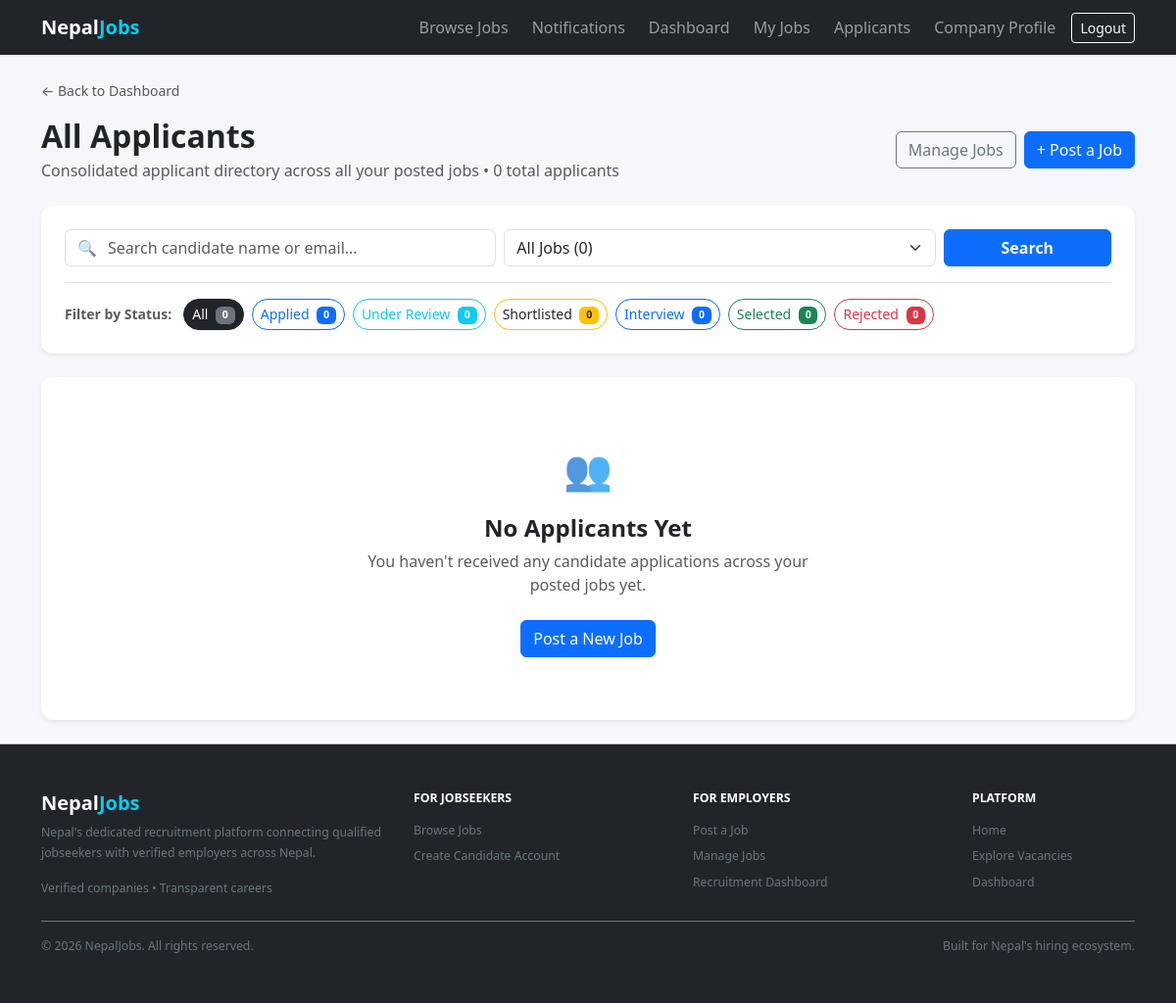
/applications/employer/applicants/ (signed in), run on an earlier commit of the app's database.
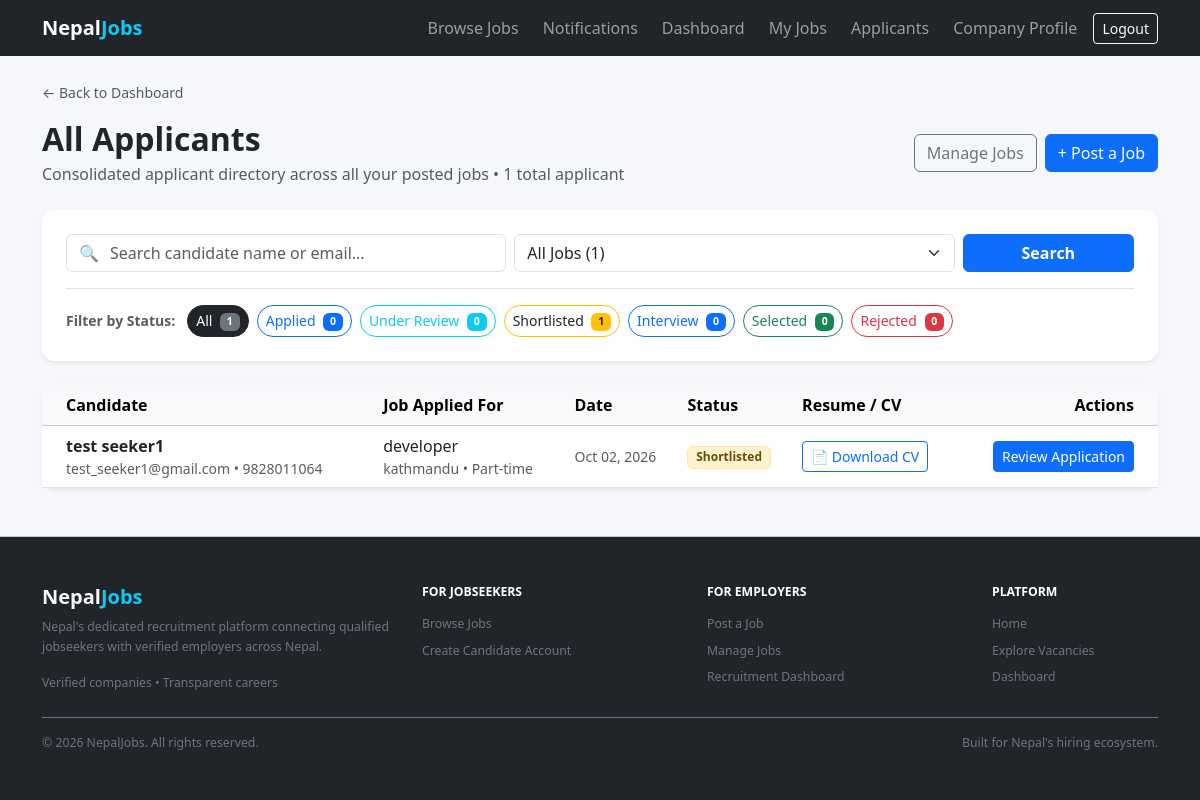
And on a later commit of the database.
### applications/models.py (models this page shows, shortened)
class Application(models.Model):
    class Status(models.TextChoices):
        APPLIED = "applied", "Applied"
        UNDER_REVIEW = "under_review", "Under Review"
        SHORTLISTED = "shortlisted", "Shortlisted"
        INTERVIEW = "interview", "Interview"
        SELECTED = "selected", "Selected"
        REJECTED = "rejected", "Rejected"
    VALID_TRANSITIONS = {
        Status.APPLIED: [
            Status.UNDER_REVIEW,
            Status.REJECTED,
        ],
        Status.UNDER_REVIEW: [
            Status.SHORTLISTED,
            Status.REJECTED,
        ],
        Status.SHORTLISTED: [
            Status.INTERVIEW,
            Status.REJECTED,
        ],
        Status.INTERVIEW: [
            Status.SELECTED,
            Status.REJECTED,
        ],
        Status.SELECTED: [],
        Status.REJECTED: [],
    }
    job = models.ForeignKey(
        "jobs.Job",
        on_delete=models.CASCADE,
        related_name="applications",
    )
    jobseeker = models.ForeignKey(
        "accounts.JobseekerProfile",
        on_delete=models.CASCADE,
        related_name="applications",
    )
    cv = models.ForeignKey(
        "accounts.CV",
        on_delete=models.SET_NULL,
        null=True,
        blank=True,
        related_name="applications",
    )
    cover_letter = models.TextField(blank=True)
    status = models.CharField(
        max_length=20,
        choices=Status.choices,
        default=Status.APPLIED,
        db_index=True,
    )
    created_at = models.DateTimeField(auto_now_add=True)
    updated_at = models.DateTimeField(auto_now=True)
    class Meta:
        ordering = ["-created_at"]
        constraints = [
            models.UniqueConstraint(
                fields=["job", "jobseeker"],
                name="unique_job_application",
            ),
        ]
        indexes = [
            models.Index(fields=["status"]),
            models.Index(fields=["job", "status"]),
            models.Index(fields=["jobseeker", "-created_at"]),
        ]

### accounts/models.py (models this page shows, shortened)
class JobseekerProfile(models.Model):
    user = models.OneToOneField(User, on_delete=models.CASCADE, related_name="jobseeker_profile")
    phone = models.CharField(max_length=20, blank=True)
    location = models.CharField(max_length=100, blank=True)
    summary = models.TextField(blank=True)
    skills = models.ManyToManyField("Skill", blank=True, related_name="jobseekers")

class User(AbstractUser):
    class Role(models.TextChoices):
        JOBSEEKER = "jobseeker", "Jobseeker"
        EMPLOYER = "employer", "Employer"
    email = models.EmailField(unique=True)
    role = models.CharField(max_length=10, choices=Role.choices, default=Role.JOBSEEKER)
    @property
    def is_jobseeker(self):
        return self.role == self.Role.JOBSEEKER
    @property
    def is_employer(self):
        return self.role == self.Role.EMPLOYER

### jobs/models.py (models this page shows, shortened)
class Job(models.Model):
    class EmploymentType(models.TextChoices):
        FULL_TIME = "full_time", "Full-time"
        PART_TIME = "part_time", "Part-time"
        CONTRACT = "contract", "Contract"
        INTERNSHIP = "internship", "Internship"
        FREELANCE = "freelance", "Freelance"
    class Status(models.TextChoices):
        DRAFT = "draft", "Draft"
        PUBLISHED = "published", "Published"
        CLOSED = "closed", "Closed"
    employer = models.ForeignKey(
        "accounts.EmployerProfile",
        on_delete=models.CASCADE,
        related_name="jobs",
    )
    title = models.CharField(max_length=200)
    description = models.TextField()
    responsibilities = models.TextField(blank=True)
    category = models.ForeignKey(
        "jobs.Category",
        on_delete=models.PROTECT,
        related_name="jobs",
    )
    location = models.ForeignKey(
        "jobs.Location",
        on_delete=models.PROTECT,
        related_name="jobs",
    )
    is_remote = models.BooleanField(
        default=False,
        help_text="Check if remote work is permitted for this position.",
    )
    employment_type = models.CharField(
        max_length=20,
        choices=EmploymentType.choices,
        default=EmploymentType.FULL_TIME,
    )
    salary_min = models.PositiveIntegerField(null=True, blank=True)
    salary_max = models.PositiveIntegerField(null=True, blank=True)
    is_salary_negotiable = models.BooleanField(default=False)
    experience_years_min = models.PositiveIntegerField(default=0)
    education_level = models.CharField(
        max_length=20,
        choices=Education.Level.choices,
        blank=True,
    )
    required_skills = models.ManyToManyField(
        "accounts.Skill",
        blank=True,
        related_name="jobs",
    )
    vacancies = models.PositiveIntegerField(
        default=1,
        validators=[MinValueValidator(1)],
    )
    application_deadline = models.DateField()
    status = models.CharField(
        max_length=20,
        choices=Status.choices,
        default=Status.DRAFT,
    )
    created_at = models.DateTimeField(auto_now_add=True)
    updated_at = models.DateTimeField(auto_now=True)
    published_at = models.DateTimeField(null=True, blank=True)
    objects = JobQuerySet.as_manager()
    class Meta:
        ordering = ["-created_at"]
        indexes = [
            models.Index(fields=["status", "application_deadline"]),
            models.Index(fields=["-created_at"]),
            models.Index(fields=["employment_type"]),
        ]

class Location(models.Model):
    name = models.CharField(max_length=100, unique=True)
    slug = models.SlugField(max_length=120, unique=True)
    is_remote = models.BooleanField(
        default=False,
        help_text="Designates whether this location itself represents remote work.",
    )
    class Meta:
        ordering = ["name"]

### applications/views.py (the view, shortened to what this page needs)
# urls.py: path("employer/applicants/", views.EmployerAllApplicantsView.as_view(), name="employer_all_applicants"),
class EmployerAllApplicantsView(AsViewCacheMixin, ApprovedEmployerRequiredMixin, View):
    template_name = "applications/employer_all_applicants.html"
    def get(self, request, *args, **kwargs):
        employer = request.user.employer_profile
        employer_jobs = employer.jobs.all().order_by("title")
        applicants_qs = (
            Application.objects.filter(job__employer=employer)
            .select_related("job", "job__location", "jobseeker__user", "cv")
            .order_by("-created_at")
        )
        status_counts = applicants_qs.aggregate(
            total=Count("id"),
            applied=Count("id", filter=Q(status=Application.Status.APPLIED)),
            under_review=Count("id", filter=Q(status=Application.Status.UNDER_REVIEW)),
            shortlisted=Count("id", filter=Q(status=Application.Status.SHORTLISTED)),
            interview=Count("id", filter=Q(status=Application.Status.INTERVIEW)),
            selected=Count("id", filter=Q(status=Application.Status.SELECTED)),
            rejected=Count("id", filter=Q(status=Application.Status.REJECTED)),
        )
        status_counts["all"] = status_counts["total"]
        selected_job_id = request.GET.get("job", "").strip()
        if selected_job_id.isdigit():
            job_pk = int(selected_job_id)
            if employer_jobs.filter(pk=job_pk).exists():
                applicants_qs = applicants_qs.filter(job_id=job_pk)
            else:
                selected_job_id = ""
        else:
            selected_job_id = ""
        current_status = request.GET.get("status", "").strip().lower()
        if current_status in Application.Status.values:
            applicants_qs = applicants_qs.filter(status=current_status)
        else:
            current_status = "all"
        q = request.GET.get("q", "").strip()
        paginator = Paginator(applicants_qs, 15)
        page_number = request.GET.get("page")
        page_obj = paginator.get_page(page_number)
        query_params = request.GET.copy()
        if "page" in query_params:
            del query_params["page"]
        query_string = query_params.urlencode()
        return render(
            request,
            self.template_name,
            {
                "page_obj": page_obj,
                "applicants": page_obj.object_list,
                "employer_jobs": employer_jobs,
                "selected_job_id": selected_job_id,
                "current_status": current_status,
                "status_counts": status_counts,
                "q": q,
                "query_string": query_string,
            },
        )

### accounts/mixins.py (called while the page is built)
    def test_func(self):
        user = self.request.user
        if not user.is_authenticated:
            return False
        if user.role != User.Role.EMPLOYER:
            return False
        try:
            profile = user.employer_profile
        except Exception:
            return False
        return bool(profile and profile.is_approved)

### accounts/models.py (called while the page is built)
    @property
    def is_approved(self):
        return self.verification_status == self.VerificationStatus.APPROVED

### notifications/context_processors.py (called while the page is built)
def unread_notifications_count(request):
    if getattr(request, "user", None) and request.user.is_authenticated:
        count = request.user.notifications.filter(is_read=False).count()
    else:
        count = 0
    return {"unread_notifications_count": count}

### templates/applications/employer_all_applicants.html (shortened to what the changed rows need)
{% extends 'base.html' %}
{% block content %}
<div class="d-flex flex-column flex-sm-row justify-content-between align-items-sm-center mb-4 gap-2">
  <div>
    <h2 class="mb-1 fw-bold">All Applicants</h2>
    <p class="text-muted mb-0">
      Consolidated applicant directory across all your posted jobs &bull; {{ status_counts.total }} total applicant{{ status_counts.total|pluralize }}
    </p>
  </div>
</div>
<div class="card shadow-sm border-0 mb-4">
  <div class="card-body p-3 p-md-4">
    <form method="get" action="{% url 'employer_all_applicants' %}" class="row g-2 align-items-center">
      <div class="col-md-5">
        <select name="job" class="form-select" onchange="this.form.submit()">
          <option value="">All Jobs ({{ employer_jobs.count }})</option>
        </select>
      </div>
    </form>
    <div class="mt-3 pt-3 border-top">
      <div class="d-flex flex-wrap gap-2 align-items-center">
        <a href="{% url 'employer_all_applicants' %}?{% if q %}q={{ q|urlencode }}&{% endif %}{% if selected_job_id %}job={{ selected_job_id }}&{% endif %}status=all"
           class="btn btn-sm {% if current_status == 'all' %}btn-dark{% else %}btn-outline-secondary{% endif %} rounded-pill">
          All <span class="badge bg-secondary ms-1">{{ status_counts.all }}</span>
        </a>
        <a href="{% url 'employer_all_applicants' %}?{% if q %}q={{ q|urlencode }}&{% endif %}{% if selected_job_id %}job={{ selected_job_id }}&{% endif %}status=shortlisted"
           class="btn btn-sm {% if current_status == 'shortlisted' %}btn-warning text-dark{% else %}btn-outline-warning text-dark{% endif %} rounded-pill">
          Shortlisted <span class="badge bg-warning text-dark ms-1">{{ status_counts.shortlisted }}</span>
        </a>
      </div>
    </div>
  </div>
</div>
{% if applicants %}
  <div class="card shadow-sm border-0">
    <div class="table-responsive">
      <table class="table table-hover align-middle mb-0">
        <thead class="table-light">
          <tr>
            <th scope="col" class="ps-4">Candidate</th>
            <th scope="col">Job Applied For</th>
            <th scope="col">Date</th>
            <th scope="col">Status</th>
            <th scope="col">Resume / CV</th>
            <th scope="col" class="text-end pe-4">Actions</th>
          </tr>
        </thead>
        <tbody>
          {% for app in applicants %}
            <tr>
              <td class="ps-4">
                <a href="{% url 'employer_application_detail' app.pk %}" class="fw-semibold text-decoration-none text-dark">
                  {{ app.jobseeker.user.get_full_name|default:app.jobseeker.user.username }}
                </a>
                <div class="text-muted small">
                  {{ app.jobseeker.user.email }}
                  {% if app.jobseeker.phone %} &bull; {{ app.jobseeker.phone }}{% endif %}
                </div>
              </td>
              <td>
                <a href="{% url 'employer_job_detail' app.job.pk %}" class="text-decoration-none text-dark fw-medium">
                  {{ app.job.title }}
                </a>
                <div class="text-muted small">
                  {{ app.job.location.name }} &bull; {{ app.job.get_employment_type_display }}
                </div>
              </td>
              <td class="text-muted small">
                {{ app.created_at|date:"M d, Y" }}
              </td>
              <td>
                {% if app.status == 'applied' %}
                  <span class="badge bg-primary-subtle text-primary border border-primary-subtle">Applied</span>
                {% elif app.status == 'under_review' %}
                  <span class="badge bg-info-subtle text-info-emphasis border border-info-subtle">Under Review</span>
                {% elif app.status == 'shortlisted' %}
                  <span class="badge bg-warning-subtle text-warning-emphasis border border-warning-subtle">Shortlisted</span>
                {% elif app.status == 'interview' %}
                  <span class="badge bg-primary text-white">Interview</span>
                {% elif app.status == 'selected' %}
                  <span class="badge bg-success-subtle text-success border border-success-subtle">Selected</span>
                {% elif app.status == 'rejected' %}
                  <span class="badge bg-danger-subtle text-danger border border-danger-subtle">Rejected</span>
                {% else %}
                  <span class="badge bg-secondary">{{ app.get_status_display }}</span>
                {% endif %}
              </td>
              <td>
                {% if app.cv %}
                  <a href="{% url 'cv_download' app.cv.pk %}" class="btn btn-sm btn-outline-primary" target="_blank">
                    &#128196; Download CV
                  </a>
                {% else %}
                  <span class="text-muted small">No CV attached</span>
                {% endif %}
              </td>
              <td class="text-end pe-4">
                <a href="{% url 'employer_application_detail' app.pk %}" class="btn btn-sm btn-primary">
                  Review Application
                </a>
              </td>
            </tr>
          {% endfor %}
        </tbody>
      </table>
    </div>
  </div>
{% else %}
  <div class="card shadow-sm border-0 text-center py-5">
    <div class="card-body">
      <div class="text-muted mb-3 fs-1">&#128101;</div>
      {% if q or selected_job_id or current_status != 'all' %}
        <h4 class="fw-bold mb-2">No Matching Applicants Found</h4>
        <p class="text-muted mx-auto mb-4" style="max-width: 480px;">
          No applications match your active search or filter criteria. Try adjusting your filters or resetting search parameters.
        </p>
        <a href="{% url 'employer_all_applicants' %}" class="btn btn-outline-primary">
          Clear All Filters
        </a>
      {% else %}
        <h4 class="fw-bold mb-2">No Applicants Yet</h4>
        <p class="text-muted mx-auto mb-4" style="max-width: 480px;">
          You haven't received any candidate applications across your posted jobs yet.
        </p>
        <a href="{% url 'employer_job_create' %}" class="btn btn-primary">
          Post a New Job
        </a>
      {% endif %}
    </div>
  </div>
{% endif %}
{% endblock %}

What changed in the data, as far as the page shows it:
added Application: jobseeker.user.get_full_name "test seeker1", jobseeker.user.email "test_seeker1@gmail.com", jobseeker.phone "9828011064", job "developer", job.location.name "kathmandu", job.employment_type "Part-time", created_at "Oct 02, 2026", status "Shortlisted", shows "📄 Download CV"
Also different on the page:
{{ status_counts.total }}: "0" → "1"
form field job: "All Jobs (0)" → "All Jobs (1)"
{{ status_counts.all }}: "0" → "1"
{{ status_counts.shortlisted }}: "0" → "1"
text no longer shown: "👥 No Applicants Yet You haven't received any candidate applications across your posted jobs yet. Post a New Job"
text now shown: "Candidate Job Applied For Date Status Resume / CV Actions"
